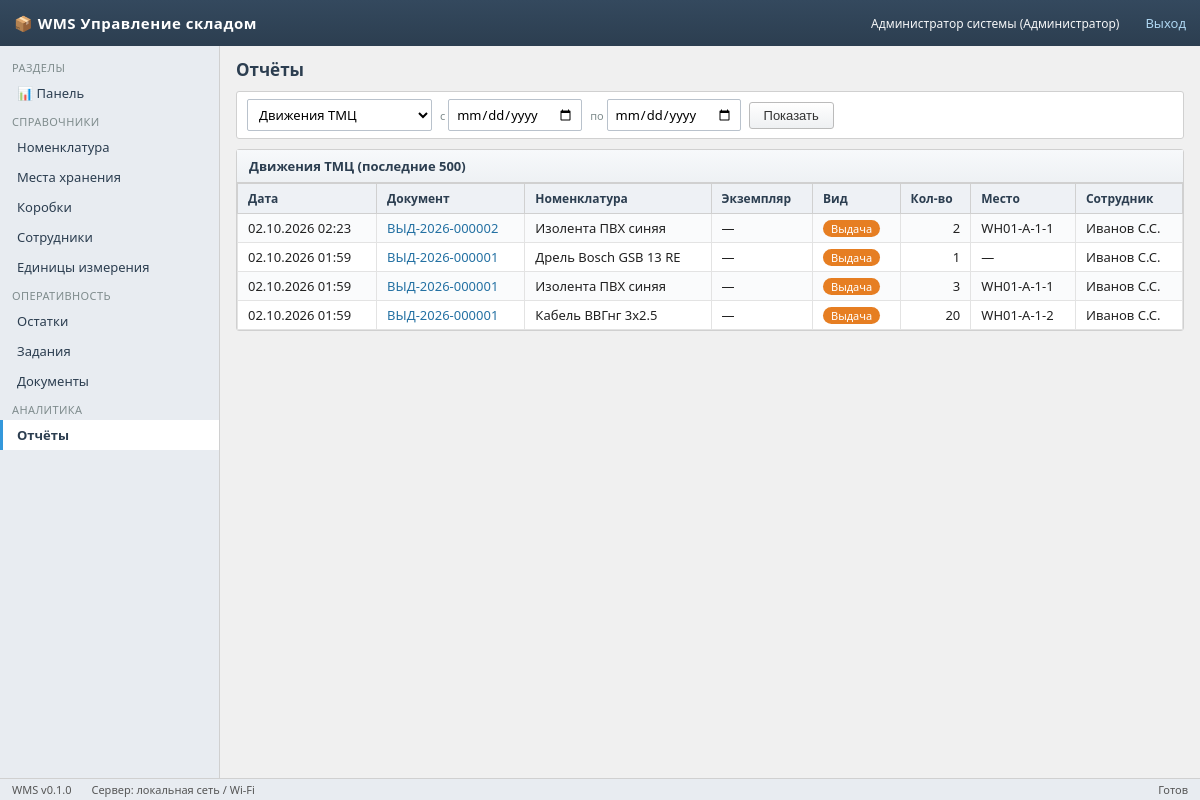
The app's page /reports (signed in) with its own data.
### app/models/models.py (models this page shows)
class User(Base):
    __tablename__ = "users"
    id: Mapped[int] = mapped_column(primary_key=True)
    username: Mapped[str] = mapped_column(String(64), unique=True, index=True)
    password_hash: Mapped[str] = mapped_column(String(128), default="")
    full_name: Mapped[str] = mapped_column(String(128), default="")
    role: Mapped[str] = mapped_column(String(16), default="worker")  # admin/controller/worker
    pin_code: Mapped[str] = mapped_column(String(8), default="")
    is_active: Mapped[bool] = mapped_column(Boolean, default=True)
    created_at: Mapped[datetime] = mapped_column(DateTime, default=datetime.utcnow)
    employee = relationship("Employee", back_populates="user", uselist=False)

class StockMovement(Base):
    __tablename__ = "stock_movements"
    id: Mapped[int] = mapped_column(primary_key=True)
    document_id: Mapped[int | None] = mapped_column(ForeignKey("documents.id"), index=True)
    nomenclature_id: Mapped[int] = mapped_column(ForeignKey("nomenclature.id"), index=True)
    asset_instance_id: Mapped[int | None] = mapped_column(ForeignKey("asset_instances.id"), nullable=True)
    location_id: Mapped[int | None] = mapped_column(ForeignKey("locations.id"), nullable=True)
    employee_id: Mapped[int | None] = mapped_column(ForeignKey("employees.id"), nullable=True)
    qty: Mapped[float] = mapped_column(Float, default=0.0)
    movement_type: Mapped[str] = mapped_column(String(16), index=True)
    created_at: Mapped[datetime] = mapped_column(DateTime, default=datetime.utcnow)
    document = relationship("Document")
    nomenclature = relationship("Nomenclature")
    employee = relationship("Employee")
    location = relationship("Location")

class Document(Base):
    __tablename__ = "documents"
    id: Mapped[int] = mapped_column(primary_key=True)
    number: Mapped[str] = mapped_column(String(32), unique=True, index=True)
    type: Mapped[str] = mapped_column(String(32))  # ISSUE/WRITEOFF/RETURN/MOVE
    task_id: Mapped[int | None] = mapped_column(ForeignKey("tasks.id"), nullable=True)
    status: Mapped[str] = mapped_column(String(16), default="posted")  # draft/posted/cancelled
    created_by: Mapped[int | None] = mapped_column(ForeignKey("users.id"), nullable=True)
    created_at: Mapped[datetime] = mapped_column(DateTime, default=datetime.utcnow)
    posted_at: Mapped[datetime | None] = mapped_column(DateTime, nullable=True)
    task = relationship("Task")

class Nomenclature(Base):
    __tablename__ = "nomenclature"
    id: Mapped[int] = mapped_column(primary_key=True)
    name: Mapped[str] = mapped_column(String(256), index=True)
    sku: Mapped[str] = mapped_column(String(64), unique=True, index=True)
    type: Mapped[str] = mapped_column(String(16), default="consumable")  # consumable/asset
    unit_id: Mapped[int | None] = mapped_column(ForeignKey("units.id"))
    description: Mapped[str] = mapped_column(Text, default="")
    photo_path: Mapped[str] = mapped_column(String(256), default="")
    is_active: Mapped[bool] = mapped_column(Boolean, default=True)
    created_at: Mapped[datetime] = mapped_column(DateTime, default=datetime.utcnow)
    updated_at: Mapped[datetime] = mapped_column(DateTime, default=datetime.utcnow,
                                                 onupdate=datetime.utcnow)
    unit = relationship("Unit")
    instances = relationship("AssetInstance", back_populates="nomenclature")

class Location(Base):
    __tablename__ = "locations"
    id: Mapped[int] = mapped_column(primary_key=True)
    code: Mapped[str] = mapped_column(String(64), unique=True, index=True)
    name: Mapped[str] = mapped_column(String(128))
    type: Mapped[str] = mapped_column(String(16), default="cell")
    parent_id: Mapped[int | None] = mapped_column(ForeignKey("locations.id"), nullable=True)
    qr_code: Mapped[str] = mapped_column(String(64), default="")
    is_active: Mapped[bool] = mapped_column(Boolean, default=True)
    created_at: Mapped[datetime] = mapped_column(DateTime, default=datetime.utcnow)
    parent = relationship("Location", remote_side=[id], backref="children")

class Employee(Base):
    __tablename__ = "employees"
    id: Mapped[int] = mapped_column(primary_key=True)
    full_name: Mapped[str] = mapped_column(String(128), index=True)
    position: Mapped[str] = mapped_column(String(128), default="")
    department: Mapped[str] = mapped_column(String(128), default="")
    is_active: Mapped[bool] = mapped_column(Boolean, default=True)
    user_id: Mapped[int | None] = mapped_column(ForeignKey("users.id"), nullable=True)
    created_at: Mapped[datetime] = mapped_column(DateTime, default=datetime.utcnow)
    user = relationship("User", back_populates="employee")

### app/api/ops.py (the view)
@router.get("/reports", response_class=HTMLResponse)
def reports_page(request: Request, report: str = "movements",
                 date_from: str = "", date_to: str = "", db: Session = Depends(get_db)):
    u = require_role(request, db, ROLE)
    if not u:
        return redir_login()
    ctx = {"request": request, "user": u, "report": report, "date_from": date_from,
           "date_to": date_to, "app_title": "WMS Управление складом", "active": "reports",
           "doc_types": DOC_TYPE_NAMES}
    df = _parse_date(date_from)
    dt = _parse_date(date_to, end=True)
    if report == "movements":
        q = db.query(StockMovement)
        if df:
            q = q.filter(StockMovement.created_at >= df)
        if dt:
            q = q.filter(StockMovement.created_at <= dt)
        ctx["moves"] = q.order_by(StockMovement.created_at.desc()).limit(500).all()
    elif report == "stock":
        ctx["rows"] = _stock_snapshot(db)
    elif report == "abc":
        since = datetime.utcnow() - timedelta(days=90)
        agg: dict[int, dict] = {}
        for m in db.query(StockMovement).filter(StockMovement.created_at >= since).all():
            a = agg.setdefault(m.nomenclature_id, {"cnt": 0, "vol": 0.0})
            a["cnt"] += 1
            a["vol"] += abs(m.qty)
        ranked = sorted(agg.items(), key=lambda kv: -(kv[1]["cnt"] * kv[1]["vol"]))
        total = sum(v["cnt"] for _, v in ranked) or 1
        abc_rows, cum = [], 0
        nom_cache = {n.id: n for n in db.query(Nomenclature).all()}
        for nid, v in ranked:
            cum += v["cnt"]
            group = "A" if cum <= total * 0.8 else ("B" if cum <= total * 0.95 else "C")
            n = nom_cache.get(nid)
            if n:
                abc_rows.append({"n": n, "cnt": v["cnt"], "vol": v["vol"], "group": group})
        ctx["abc_rows"] = abc_rows[:60]
    elif report == "errors":
        ctx["errs"] = (db.query(TaskScan).filter(TaskScan.result == "error")
                       .order_by(TaskScan.created_at.desc()).limit(300).all())
    elif report == "issued":
        q = db.query(IssuedItem)
        if df:
            q = q.filter(IssuedItem.issued_at >= df)
        if dt:
            q = q.filter(IssuedItem.issued_at <= dt)
        ctx["items"] = q.order_by(IssuedItem.issued_at.desc()).limit(500).all()
    else:
        ctx["todo"] = True
    return templates.TemplateResponse("reports.html", ctx)

### app/templates/reports.html (shortened to what this page needs)
{% extends "base.html" %}
{% block content %}
<div class="page-head"><h1>Отчёты</h1></div>
<div class="toolbar">
  <form method="get" style="display:flex;gap:8px;align-items:center;flex-wrap:wrap">
    <select name="report" onchange="this.form.submit()">
      <option value="movements" {% if report=='movements' %}selected{% endif %}>Движения ТМЦ</option>
    </select>
    {% if report in ('movements','issued') %}
    <label class="muted small">с <input type="date" name="date_from" value="{{ date_from }}"></label>
    <label class="muted small">по <input type="date" name="date_to" value="{{ date_to }}"></label>
    {% endif %}
    <button class="btn">Показать</button>
  </form>
</div>
{% if report=='movements' %}
<div class="panel"><div class="panel-head">Движения ТМЦ (последние 500)</div>
<table class="grid">
  <tr><th>Дата</th><th>Документ</th><th>Номенклатура</th><th>Экземпляр</th><th>Вид</th>
      <th class="num">Кол-во</th><th>Место</th><th>Сотрудник</th></tr>
  {% for m in moves %}
  <tr>
    <td>{{ m.created_at.strftime('%d.%m.%Y %H:%M') }}</td>
    <td>{% if m.document %}<a href="/documents/{{ m.document_id }}">{{ m.document.number }}</a>{% else %}—{% endif %}</td>
    <td>{{ m.nomenclature.name if m.nomenclature else '?' }}</td>
    <td>{% if m.asset_instance %}<code>{{ m.asset_instance.serial_number }}</code>{% else %}—{% endif %}</td>
    <td>{% if m.movement_type=='ISSUE' %}<span class="badge orange">Выдача</span>
        {% elif m.movement_type=='RETURN' %}<span class="badge green">Возврат</span>
        {% elif m.movement_type=='WRITEOFF' %}<span class="badge red">Списание</span>
        {% elif m.movement_type=='RECEIPT' %}<span class="badge blue">Приход</span>
        {% else %}<span class="badge gray">Перемещ.</span>{% endif %}</td>
    <td class="num">{{ '%g'|format(m.qty) }}</td>
    <td>{{ m.location.code if m.location else '—' }}</td>
    <td>{{ m.employee.full_name if m.employee else '—' }}</td>
  </tr>
  {% else %}<tr><td colspan="8" class="muted center">Нет движений за период</td></tr>{% endfor %}
</table></div>
{% endif %}
{% endblock %}

### app/templates/base.html (shortened to what this page needs)
<!doctype html>
<html lang="ru">
<head>
<link rel="stylesheet" href="/static/wms.css">
</head>
<body>
<div class="topbar">
  <span class="logo">📦 {{ app_title }}</span>
  {% if user %}
    <span class="user">{{ user.full_name or user.username }}
      ({{ {'admin':'Администратор','controller':'Контролёр','worker':'Складской рабочий'}[user.role] }})</span>
    <a href="/logout">Выход</a>
  {% endif %}
</div>
{% if user %}
<nav class="sidebar">
  <div class="section">Разделы</div>
  <a class="nav-item {% if active=='dashboard' %}active{% endif %}" href="/">📊 Панель</a>
  <div class="section">Справочники</div>
  <a class="nav-item {% if active=='nomenclature' %}active{% endif %}" href="/nomenclature">Номенклатура</a>
  <a class="nav-item {% if active=='locations' %}active{% endif %}" href="/locations">Места хранения</a>
  <a class="nav-item {% if active=='boxes' %}active{% endif %}" href="/boxes">Коробки</a>
  <a class="nav-item {% if active=='employees' %}active{% endif %}" href="/employees">Сотрудники</a>
  <a class="nav-item {% if active=='units' %}active{% endif %}" href="/units">Единицы измерения</a>
  <div class="section">Оперативность</div>
  <a class="nav-item {% if active=='stock' %}active{% endif %}" href="/stock">Остатки</a>
  <a class="nav-item {% if active=='tasks' %}active{% endif %}" href="/tasks">Задания</a>
  <a class="nav-item {% if active=='documents' %}active{% endif %}" href="/documents">Документы</a>
  <div class="section">Аналитика</div>
  <a class="nav-item {% if active=='reports' %}active{% endif %}" href="/reports">Отчёты</a>
</nav>
{% endif %}
<main class="main" {% if not user %}style="margin-left:0"{% endif %}>
{% block content %}{% endblock %}
</main>
<div class="statusbar">
  <span>WMS v0.1.0</span>
  <span>Сервер: локальная сеть / Wi-Fi</span>
  <span style="margin-left:auto">{% block status_right %}Готов{% endblock %}</span>
</div>
</body>
</html>

### app/static/wms.css (style rules this page uses)
:root { --bg: #f0f0f0; --panel: #ffffff; --head: #2c3e50; --btn: #3498db; --ok: #27ae60; --danger: #e74c3c; --border: #d0d0d0; }
* { box-sizing: border-box; margin: 0; padding: 0; }
body { font-family: "Segoe UI", Tahoma, Arial, sans-serif; background: var(--bg); color: #222; font-size: 13px; }
a { color: #2471a3; text-decoration: none; }
.topbar { height: 46px; background: linear-gradient(#34495e, #2c3e50); color: #fff; display: flex; align-items: center; padding: 0 14px; gap: 14px; position: fixed; top: 0; left: 0; right: 0; z-index: 100; }
.topbar .logo { font-weight: bold; font-size: 15px; letter-spacing: .5px; }
.topbar .user { font-size: 12px; opacity: .95; }
.topbar a { color: #aed6f1; margin-left: 12px; }
.sidebar { position: fixed; top: 46px; bottom: 22px; left: 0; width: 220px; background: #e8ecf1; border-right: 1px solid var(--border); overflow-y: auto; padding: 8px 0; }
.sidebar .section { padding: 6px 12px 3px; font-size: 11px; color: #7f8c8d; text-transform: uppercase; letter-spacing: .4px; }
.sidebar a.nav-item { display: block; padding: 6px 14px; color: #2c3e50; border-left: 3px solid transparent; }
.sidebar a.nav-item.active { background: #fff; border-left-color: var(--btn); font-weight: 600; }
.main { margin: 46px 0 22px 220px; padding: 12px 16px; }
.page-head { display: flex; align-items: center; gap: 10px; margin-bottom: 10px; }
.page-head h1 { font-size: 17px; color: var(--head); }
.toolbar { background: var(--panel); border: 1px solid var(--border); border-radius: 3px; padding: 7px 10px; margin-bottom: 10px; display: flex; gap: 8px; align-items: center; flex-wrap: wrap; }
.btn { display: inline-block; padding: 5px 14px; border-radius: 3px; border: 1px solid #bbb; background: linear-gradient(#fff, #eef0f2); color: #333; cursor: pointer; font-size: 13px; }
.panel { background: var(--panel); border: 1px solid var(--border); border-radius: 3px; margin-bottom: 12px; }
.panel > .panel-head { background: linear-gradient(#f7f9fb, #eef1f4); padding: 7px 12px; border-bottom: 1px solid var(--border); font-weight: 600; color: var(--head); }
table.grid { width: 100%; border-collapse: collapse; }
table.grid th { background: #eef1f5; color: var(--head); text-align: left; padding: 6px 10px; border: 1px solid var(--border); font-size: 12px; white-space: nowrap; }
table.grid td { padding: 5px 10px; border: 1px solid #e3e3e3; vertical-align: top; }
table.grid tr:nth-child(even) td { background: #fafbfc; }
.num { text-align: right; font-variant-numeric: tabular-nums; }
input[type=text], input[type=password], input[type=number], input[type=date], select, textarea { border: 1px solid #b9c2cc; border-radius: 2px; padding: 5px 7px; font-size: 13px; background: #fff; font-family: inherit; }
.badge { display: inline-block; padding: 1px 8px; border-radius: 9px; font-size: 11px; color: #fff; background: #95a5a6; white-space: nowrap; }
.badge.orange { background: #e67e22; }
.statusbar { position: fixed; bottom: 0; left: 0; right: 0; height: 22px; line-height: 22px; background: #e8ecf1; border-top: 1px solid var(--border); font-size: 11px; color: #555; padding: 0 12px; display: flex; gap: 20px; z-index: 100; }
.muted { color: #7f8c8d; }
.small { font-size: 11px; }

### records on screen
User: full_name "Администратор системы", role "Администратор"
StockMovement: created_at "02.10.2026 02:23", document.number "ВЫД-2026-000002", nomenclature "Изолента ПВХ синяя", movement_type "Выдача", qty "2", location "WH01-A-1-1", employee "Иванов С.С."
StockMovement: created_at "02.10.2026 01:59", document.number "ВЫД-2026-000001", nomenclature "Дрель Bosch GSB 13 RE", movement_type "Выдача", qty "1", location "—", employee "Иванов С.С."
StockMovement: created_at "02.10.2026 01:59", document.number "ВЫД-2026-000001", nomenclature "Изолента ПВХ синяя", movement_type "Выдача", qty "3", location "WH01-A-1-1", employee "Иванов С.С."
StockMovement: created_at "02.10.2026 01:59", document.number "ВЫД-2026-000001", nomenclature "Кабель ВВГнг 3х2.5", movement_type "Выдача", qty "20", location "WH01-A-1-2", employee "Иванов С.С."

### other values on screen
{{ app_title }} "WMS Управление складом"
